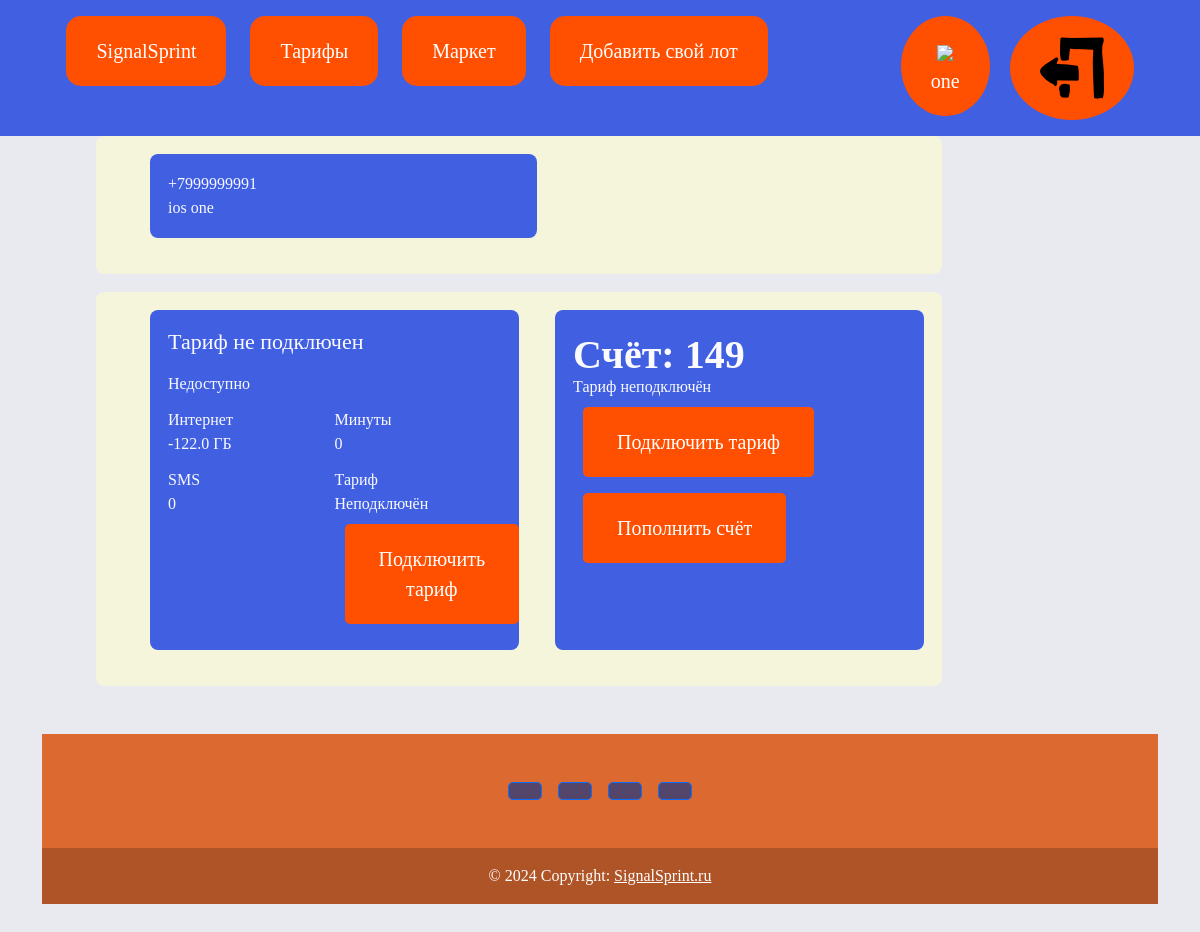
Page /profiles (signed in) on the earlier database version.
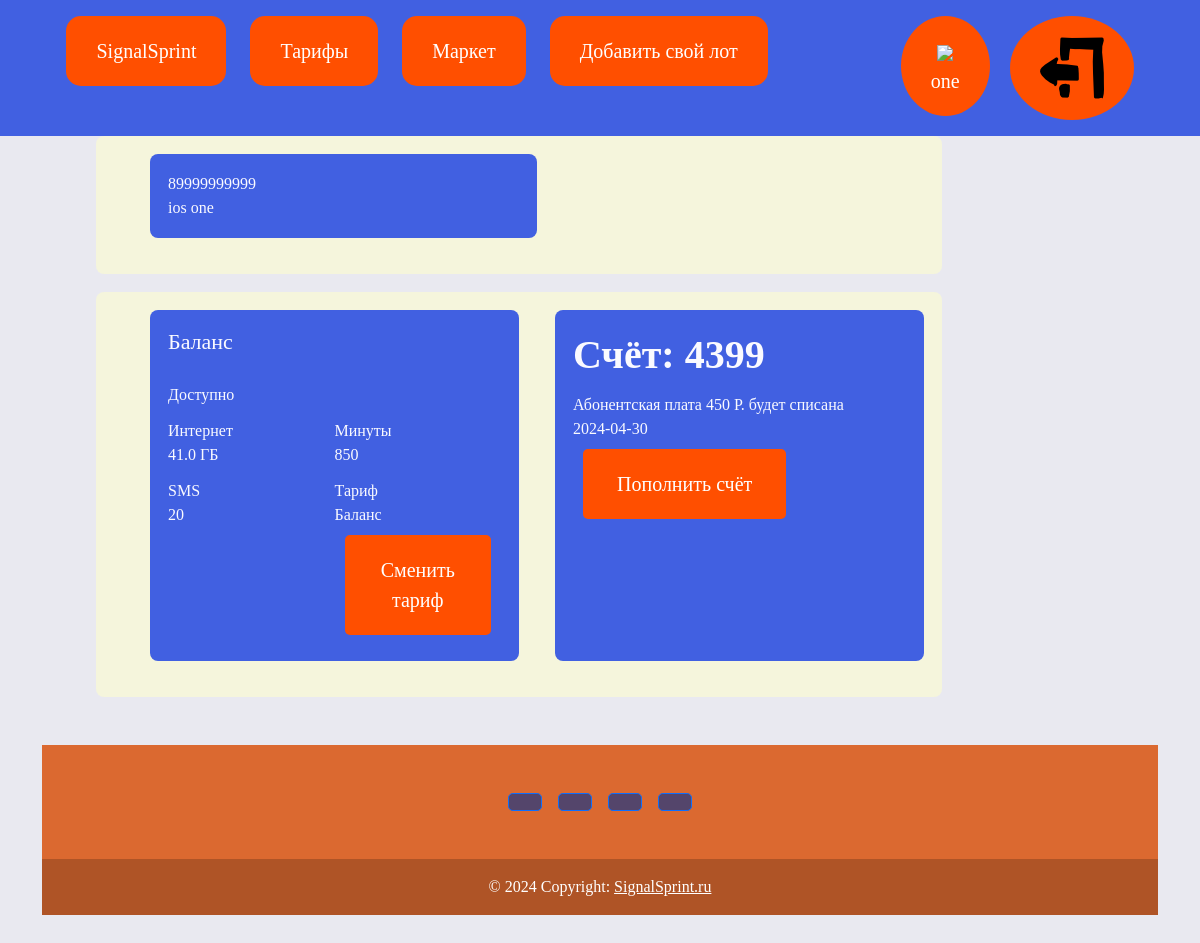
Same page on the later database version.
### data/users.py (models this page shows, shortened)
class User(SqlAlchemyBase, UserMixin, SerializerMixin):
    __tablename__ = 'user'
    id = sqlalchemy.Column(sqlalchemy.Integer,
                           primary_key=True, autoincrement=True)
    name = sqlalchemy.Column(sqlalchemy.String, nullable=True)
    phone_number = sqlalchemy.Column(sqlalchemy.String,
                                     index=True, unique=True, nullable=True)
    surname = sqlalchemy.Column(sqlalchemy.String, nullable=True)
    money = sqlalchemy.Column(sqlalchemy.Integer, nullable=True)
    hashed_password = sqlalchemy.Column(sqlalchemy.String, nullable=False)
    created_date = sqlalchemy.Column(sqlalchemy.DateTime,
                                     default=datetime.datetime.now)
    lots = orm.relationship("Lots", back_populates='user')
    paket_users = orm.relationship('Paket_Users', back_populates='user')

### data/paket_users.py (models this page shows)
class Paket_Users(SqlAlchemyBase, SerializerMixin):
    __tablename__ = 'paket_users'
    id = sqlalchemy.Column(sqlalchemy.Integer, primary_key=True, autoincrement=True)
    tariff_connect = sqlalchemy.Column(sqlalchemy.Boolean, nullable=True)
    quantity_gb = sqlalchemy.Column(sqlalchemy.Float, nullable=True)
    quantity_minuts = sqlalchemy.Column(sqlalchemy.Integer, nullable=True)
    quantity_sms = sqlalchemy.Column(sqlalchemy.Integer, nullable=True)
    date_renewal_tariff = sqlalchemy.Column(sqlalchemy.DateTime,
                                            default=datetime.datetime.now)
    user_id = sqlalchemy.Column(sqlalchemy.Integer,
                                sqlalchemy.ForeignKey("user.id"))
    user = orm.relationship('User', back_populates='paket_users')
    tariff_id = sqlalchemy.Column(sqlalchemy.Integer,
                                  sqlalchemy.ForeignKey("tariff.id"))
    tariff = orm.relationship('Tariff', back_populates='paket_users')

### data/tariff.py (models this page shows)
class Tariff(SqlAlchemyBase, SerializerMixin):
    __tablename__ = 'tariff'
    id = sqlalchemy.Column(sqlalchemy.Integer, primary_key=True, autoincrement=True)
    name_tariff = sqlalchemy.Column(sqlalchemy.String, nullable=True)
    quantity_gb = sqlalchemy.Column(sqlalchemy.Float, nullable=True)
    quantity_minuts = sqlalchemy.Column(sqlalchemy.Integer, nullable=True)
    quantity_sms = sqlalchemy.Column(sqlalchemy.Integer, nullable=True)
    coast = sqlalchemy.Column(sqlalchemy.Integer, nullable=True)
    paket_users = orm.relationship('Paket_Users', back_populates='tariff')

### server.py (the view)
@app.route("/profiles")
@login_required
def profiles():
    db_sess = db_session.create_session()
    paket_users = db_sess.query(Paket_Users).filter(Paket_Users.user_id == int(current_user.id)).first()
    if paket_users.tariff_id:
        tariff = db_sess.query(Tariff).filter(Tariff.id == int(paket_users.tariff_id)).first()
    else:
        tariff = None
    if current_user.is_authenticated:
        return render_template("profiles.html", title='Профиль', paket_users=paket_users, tariff=tariff)

### data/db_session.py (called while the page is built)
def create_session() -> Session:
    global __factory
    return __factory()

### server.py (called while the page is built)
@login_manager.user_loader
def load_user(user_id):
    db_sess = db_session.create_session()
    return db_sess.query(User).get(user_id)

### templates/profiles.html
{% extends "base.html" %}
{% block content %}
{% if current_user.is_authenticated %}
<div class="container dashboard-container">
    <div class="dashboard-container__row">
        <div class="dashboard-pac">
            <section class="inner-dashboard-numbers__main-info">
                <div class="inner-dashboard-numbers__main-info-content">
                    <div class="inner-dashboard-numbers__current-number"> {{ current_user.phone_number }}</div>
                    <div class="inner-dashboard-numbers__user-name">{{ current_user.surname }} {{ current_user.name }}
                    </div>
                </div>
            </section>
        </div>
    </div>
    <div class="dashboard-container__row">
        <div class="dashboard-pac">
            <div class="dashboard-packages">
                {% if paket_users.tariff_connect %}
                <div class="dashboard-packages__title"><p>{{ tariff.name_tariff }}</p></div>
                <div class="dashboard-packages__link-block">Доступно</div>
                {% else %}
                <div class="dashboard-packages__title"><p>Тариф не подключен</p></div>
                <div class="dashboard-packages__block">Недоступно</div>
                {% endif %}
                <ul class="dashboard-packages__remnants">
                    <li class="dashboard-packages__remnant">
                        <div class="dashboard-packages__remnant-name">Интернет</div>
                        <div class="dashboard-packages__remnant-data">{{ paket_users.quantity_gb }} ГБ</div>
                    </li>
                    <li class="dashboard-packages__remnant">
                        <div class="dashboard-packages__remnant-name">Минуты</div>
                        <div class="dashboard-packages__remnant-data">{{ paket_users.quantity_minuts }}
                        </div>
                    </li>
                    <li class="dashboard-packages__remnant">
                        <div class="dashboard-packages__remnant-name">SMS</div>
                        <div class="dashboard-packages__remnant-data">{{ paket_users.quantity_sms }}</div>
                    </li>
                    <li class="dashboard-packages__remnant">
                        <div class="dashboard-packages__remnant-name">Тариф</div>
                        {% if paket_users.tariff_connect %}
                        <div class="dashboard-packages__remnant-data">{{ tariff.name_tariff }}</div>
                        <a class="button_menu button btn-sell" href="/tarifs">Сменить тариф</a>
                        {% else %}
                        <div class="dashboard-packages__remnant-data">Неподключён</div>
                        <a class="button_menu button btn-sell" href="/tarifs">Подключить тариф</a>
                        {% endif %}
                    </li>
                </ul>
            </div>
        </div>
        <div class="dashboard-pac">
            <div class="dashboard-balance">
                <div class="dashboard-balance__buttons">
                    <div class="dashboard-balance__balance-amount">Счёт: {{ current_user.money }}</div>
                    {% if paket_users.tariff_connect %}
                    <div class="dashboard-balance__abonent-fee">
                        Абонентская плата {{ tariff.coast }} Р. будет списана<br>{{
                        paket_users.date_renewal_tariff.date() }}
                    </div>
                    {% else %}
                    <div class="dashboard-packages__remnant-data">
                        Тариф неподключён
                    </div>
                    <a class="button_menu button btn-sell" href="/tarifs">
                        Подключить тариф
                    </a>
                    {% endif %}
                    <a class="button_menu button btn-sell" href="/pay_card">Пополнить счёт</a>
                </div>
            </div>
        </div>
    </div>
</div>
{% endif %}
{% endblock %}

### templates/base.html (shortened to what this page needs)
<!DOCTYPE html>
<html lang="en">
<head>
    <link rel="stylesheet"
          href="https://cdn.jsdelivr.net/npm/bootstrap@5.0.0-beta1/dist/css/bootstrap.min.css"
>
    <link rel="stylesheet" type="text/css" href="static/css/style_base.css"/>
</head>
<body>
<nav class="navbar-menu nav">
    <div class="div_menu">
        <a href="/" class="button_menu button">SignalSprint</a>
        <a href="/tarifs" class="button_menu button">Тарифы</a>
        <a href="/market" class="button_menu button">Маркет</a>
        {% if current_user.is_authenticated %}
        <a href="/lots" class="button_menu button">Добавить свой лот</a>
        {% endif %}
    </div>
    <div class="div_menu">
        {% if current_user.is_authenticated %}
        <a href="/profiles" class="profil button">
            {% if current_user.is_authenticated %}
            <img src='static/img/reg_profil.png'><br>
            {{ current_user.name }}
            {% endif %}
        </a>
        <a class="navbar-brand profil button" href="/logout">
            <img src='static/img/go_out.png'>
        </a>
        {% else %}
        <p>
            <a class="btn btn-primary " href="/register">Зарегистрироваться</a>
            <a class="btn btn-success" href="/login">Войти</a>
        </p>
        {% endif %}
    </div>
</nav>
<main role="main" class="container">
    {% block content %}
    {% endblock %}
</main>
<div class="container my-5">
    <footer class="text-center text-lg-start" style="background-color: #db6930;">
        <div class="container d-flex justify-content-center py-5">
            <button type="button" class="btn btn-primary btn-lg btn-floating mx-2"
                    style="background-color: #54456b;">
            </button>
            <button type="button" class="btn btn-primary btn-lg btn-floating mx-2"
                    style="background-color: #54456b;">
            </button>
            <button type="button" class="btn btn-primary btn-lg btn-floating mx-2"
                    style="background-color: #54456b;">
            </button>
            <button type="button" class="btn btn-primary btn-lg btn-floating mx-2"
                    style="background-color: #54456b;">
            </button>
        </div>
        <div class="text-center text-white p-3" style="background-color: rgba(0, 0, 0, 0.2);">
            © 2024 Copyright:
            <a class="text-white" href="https://www.google.com/">SignalSprint.ru</a>
        </div>
    </footer>
</div>
</body>
</html>

### static/css/style_base.css (style rules this page uses)
body { font-family: PT Astra Sans; background-color: #e9e9f0; }
div.div_menu .button { background-color: #FF4F00; border: none; color: white; padding: 20px 30px; text-align: center; text-decoration: none; display: inline-block; font-size: 20px; margin: 16px 10px; cursor: pointer; height: 100%; }
nav.navbar-menu div.div_menu { height: 100%; }
div.div_menu .button_menu { border-radius: 15px; }
div.div_menu .profil { border-radius: 50%; float: left; }
nav.navbar-menu { background-color: #4160E1; display: flex; justify-content: space-around; }
.btn-sell { background-color: #FF4F00; border: none; color: white; padding: 20px 34px; text-align: center; text-decoration: none; display: inline-block; font-size: 20px; margin: 8px 10px; cursor: pointer; border-radius: 5px; }
.container { width: auto; max-width: 1152px; }
.container { margin-right: auto; margin-left: auto; padding-left: 18px; padding-right: 18px; }
.dashboard-packages__title { margin-bottom: 0; min-height: 28px; color: #fafaff; font-size: 22px; line-height: 28px; }
.dashboard-packages__link-block { margin-top: 27px; }
.dashboard-packages__remnants { display: flex; flex-wrap: wrap; margin: 0; padding: 0; list-style: none; }
.dashboard-packages__remnant { margin-top: 12px; width: 50%; }
li { display: list-item; text-align: -webkit-match-parent; unicode-bidi: isolate; }
.dashboard-container__row { display: flex; color: #fafaff; margin-left: 36px; width: calc(80% - 18px); padding: 18px; margin-bottom: 18px; background-color: #f5f5dc; border-radius: 8px; }
.dashboard-balance { height: 100%; display: flex; flex-direction: column; justify-content: space-between; }
.dashboard-balance__balance-amount { margin-top: 7px; font-size: 40px; line-height: 40px; height: 40px; font-weight: bold; }
.dashboard-balance__abonent-fee { margin-top: 18px; min-height: 22px; }
.dashboard-pac { background-color: #4160E1; color: #fafaff; margin-left: 36px; width: calc(50% - 18px); padding: 18px; margin-left: 36px; width: calc(50% - 18px); padding: 18px; margin-bottom: 18px; border-radius: 8px; }

Differences in the rows shown:
no longer on this page (row edited): Paket_Users: quantity_gb "-122.0", quantity_minuts "0", quantity_sms "0"
changed User "one": phone_number "+7999999991" → "89999999999"; money "149" → "4399"
now on this page (row edited): Tariff: name_tariff "Баланс", coast "450"
now on this page (row edited): Paket_Users: quantity_gb "41.0", quantity_minuts "850", quantity_sms "20", date_renewal_tariff "2024-04-30"
changed Paket_Users: tariff_connect False → True (drawn)
Other differences:
text no longer shown: "Тариф не подключен Недоступно Неподключён Подключить тариф Тариф неподключён Подключить тариф"
text now shown: "Доступно Сменить тариф Абонентская плата Р. будет списана"
